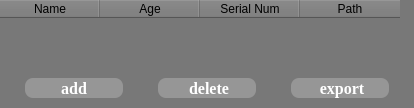
            <widget class="QWidget" name="dicom_w">
             <property name="font">
              <font>
               <family>Times New Roman</family>
              </font>
             </property>
             <property name="styleSheet">
              <string notr="true">background-color: rgb(120, 120, 120);
border:none;</string>
             </property>
             <attribute name="title">
              <string>Dicom</string>
             </attribute>
             <layout class="QVBoxLayout" name="verticalLayout" stretch="6,1">
              <property name="spacing">
               <number>0</number>
              </property>
              <property name="leftMargin">
               <number>0</number>
              </property>
              <property name="topMargin">
               <number>0</number>
              </property>
              <property name="rightMargin">
               <number>0</number>
              </property>
              <property name="bottomMargin">
               <number>0</number>
              </property>
              <item>
               <widget class="QTableWidget" name="dicom_tw">
                <property name="styleSheet">
                 <string notr="true">color: rgb(0, 0, 0);
background-color: rgb(120, 120, 120);
</string>
                </property>
                <property name="sizeAdjustPolicy">
                 <enum>QAbstractScrollArea::AdjustToContents</enum>
                </property>
                <property name="textElideMode">
                 <enum>Qt::ElideMiddle</enum>
                </property>
                <attribute name="verticalHeaderVisible">
                 <bool>false</bool>
                </attribute>
                <column>
                 <property name="text">
                  <string>Name</string>
                 </property>
                </column>
                <column>
                 <property name="text">
                  <string>Age</string>
                 </property>
                </column>
                <column>
                 <property name="text">
                  <string>Serial Num</string>
                 </property>
                </column>
                <column>
                 <property name="text">
                  <string>Path</string>
                 </property>
                </column>
               </widget>
              </item>
              <item>
               <layout class="QHBoxLayout" name="horizontalLayout_8" stretch="4,1,4,1,4">
                <property name="spacing">
                 <number>10</number>
                </property>
                <property name="leftMargin">
                 <number>25</number>
                </property>
                <property name="topMargin">
                 <number>10</number>
                </property>
                <property name="rightMargin">
                 <number>25</number>
                </property>
                <property name="bottomMargin">
                 <number>10</number>
                </property>
                <item>
                 <widget class="QPushButton" name="addDicom_btn">
                  <property name="sizePolicy">
                   <sizepolicy hsizetype="Expanding" vsizetype="Expanding">
                    <horstretch>0</horstretch>
                    <verstretch>0</verstretch>
                   </sizepolicy>
                  </property>
                  <property name="font">
                   <font>
                    <family>Times New Roman</family>
                    <pointsize>12</pointsize>
                    <bold>true</bold>
                   </font>
                  </property>
                  <property name="styleSheet">
                   <string notr="true">color: rgb(255, 255, 255);
background-color: rgb(150, 150, 150);
border-radius: 8px;</string>
                  </property>
                  <property name="text">
                   <string>  add  </string>
                  </property>
                  <property name="icon">
                   <iconset>
                    <normaloff>resource/加.png</normaloff>resource/加.png</iconset>
                  </property>
                  <property name="autoDefault">
                   <bool>false</bool>
                  </property>
                  <property name="default">
                   <bool>false</bool>
                  </property>
                  <property name="flat">
                   <bool>false</bool>
                  </property>
                 </widget>
                </item>
                <item>
                 <spacer name="horizontalSpacer_2">
                  <property name="orientation">
                   <enum>Qt::Horizontal</enum>
                  </property>
                  <property name="sizeHint" stdset="0">
                   <size>
                    <width>40</width>
                    <height>20</height>
                   </size>
                  </property>
                 </spacer>
                </item>
                <item>
                 <widget class="QPushButton" name="deleteDicom_btn">
                  <property name="sizePolicy">
                   <sizepolicy hsizetype="Expanding" vsizetype="Expanding">
                    <horstretch>0</horstretch>
                    <verstretch>0</verstretch>
                   </sizepolicy>
                  </property>
                  <property name="font">
                   <font>
                    <family>Times New Roman</family>
                    <pointsize>12</pointsize>
                    <bold>true</bold>
                   </font>
                  </property>
                  <property name="styleSheet">
                   <string notr="true">color: rgb(255, 255, 255);
background-color: rgb(150, 150, 150);
border-radius: 8px;</string>
                  </property>
                  <property name="text">
                   <string> delete</string>
                  </property>
                  <property name="icon">
                   <iconset>
                    <normaloff>resource/删除_填充.png</normaloff>resource/删除_填充.png</iconset>
                  </property>
                 </widget>
                </item>
                <item>
                 <spacer name="horizontalSpacer_4">
                  <property name="orientation">
                   <enum>Qt::Horizontal</enum>
                  </property>
                  <property name="sizeHint" stdset="0">
                   <size>
                    <width>40</width>
                    <height>20</height>
                   </size>
                  </property>
                 </spacer>
                </item>
                <item>
                 <widget class="QPushButton" name="deleteDicom_btn_3">
                  <property name="sizePolicy">
                   <sizepolicy hsizetype="Expanding" vsizetype="Expanding">
                    <horstretch>0</horstretch>
                    <verstretch>0</verstretch>
                   </sizepolicy>
                  </property>
                  <property name="font">
                   <font>
                    <family>Times New Roman</family>
                    <pointsize>12</pointsize>
                    <bold>true</bold>
                   </font>
                  </property>
                  <property name="styleSheet">
                   <string notr="true">color: rgb(255, 255, 255);
background-color: rgb(150, 150, 150);
border-radius: 8px;</string>
                  </property>
                  <property name="text">
                   <string> export</string>
                  </property>
                  <property name="icon">
                   <iconset>
                    <normaloff>resource/导出.png</normaloff>resource/导出.png</iconset>
                  </property>
                 </widget>
                </item>
               </layout>
              </item>
             </layout>
            </widget>
